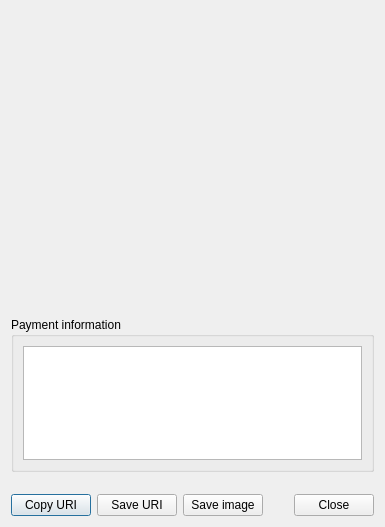
<?xml version="1.0" encoding="UTF-8"?>
<ui version="4.0">
 <class>ShowPaymentRequestDialog</class>
 <widget class="QDialog" name="ShowPaymentRequestDialog">
  <property name="geometry">
   <rect>
    <x>0</x>
    <y>0</y>
    <width>385</width>
    <height>527</height>
   </rect>
  </property>
  <property name="minimumSize">
   <size>
    <width>385</width>
    <height>400</height>
   </size>
  </property>
  <property name="maximumSize">
   <size>
    <width>16777215</width>
    <height>16777215</height>
   </size>
  </property>
  <property name="windowTitle">
   <string>Payment request</string>
  </property>
  <layout class="QVBoxLayout" name="verticalLayout">
   <item>
    <layout class="QHBoxLayout" name="horizontalLayout_2">
     <property name="spacing">
      <number>6</number>
     </property>
     <property name="sizeConstraint">
      <enum>QLayout::SetDefaultConstraint</enum>
     </property>
     <property name="bottomMargin">
      <number>0</number>
     </property>
     <item>
      <widget class="WalletGui::QRLabel" name="m_requestQRlabel">
       <property name="enabled">
        <bool>true</bool>
       </property>
       <property name="sizePolicy">
        <sizepolicy hsizetype="Fixed" vsizetype="Fixed">
         <horstretch>0</horstretch>
         <verstretch>0</verstretch>
        </sizepolicy>
       </property>
       <property name="minimumSize">
        <size>
         <width>300</width>
         <height>300</height>
        </size>
       </property>
       <property name="maximumSize">
        <size>
         <width>300</width>
         <height>300</height>
        </size>
       </property>
       <property name="baseSize">
        <size>
         <width>300</width>
         <height>300</height>
        </size>
       </property>
       <property name="text">
        <string/>
       </property>
       <property name="scaledContents">
        <bool>true</bool>
       </property>
      </widget>
     </item>
    </layout>
   </item>
   <item>
    <widget class="QGroupBox" name="m_paymentRequestContent">
     <property name="minimumSize">
      <size>
       <width>0</width>
       <height>150</height>
      </size>
     </property>
     <property name="title">
      <string>Payment information</string>
     </property>
     <layout class="QGridLayout" name="gridLayout">
      <item row="0" column="0">
       <widget class="QTextEdit" name="m_paymentRequestUriText">
        <property name="whatsThis">
         <string/>
        </property>
        <property name="readOnly">
         <bool>true</bool>
        </property>
       </widget>
      </item>
     </layout>
    </widget>
   </item>
   <item>
    <spacer name="verticalSpacer">
     <property name="orientation">
      <enum>Qt::Vertical</enum>
     </property>
     <property name="sizeHint" stdset="0">
      <size>
       <width>20</width>
       <height>94</height>
      </size>
     </property>
    </spacer>
   </item>
   <item>
    <layout class="QHBoxLayout" name="horizontalLayout">
     <item>
      <widget class="QPushButton" name="m_copyUriButton">
       <property name="text">
        <string>Copy URI</string>
       </property>
      </widget>
     </item>
     <item>
      <widget class="QPushButton" name="m_saveUriButton">
       <property name="text">
        <string>Save URI</string>
       </property>
      </widget>
     </item>
     <item>
      <widget class="QPushButton" name="m_saveImageButton">
       <property name="text">
        <string>Save image</string>
       </property>
      </widget>
     </item>
     <item>
      <spacer name="horizontalSpacer">
       <property name="orientation">
        <enum>Qt::Horizontal</enum>
       </property>
       <property name="sizeHint" stdset="0">
        <size>
         <width>40</width>
         <height>20</height>
        </size>
       </property>
      </spacer>
     </item>
     <item>
      <widget class="QPushButton" name="m_closeButton">
       <property name="text">
        <string>Close</string>
       </property>
      </widget>
     </item>
    </layout>
   </item>
  </layout>
 </widget>
 <customwidgets>
  <customwidget>
   <class>WalletGui::QRLabel</class>
   <extends>QLabel</extends>
   <header>gui/QRLabel.h</header>
  </customwidget>
 </customwidgets>
 <resources/>
 <connections>
  <connection>
   <sender>m_closeButton</sender>
   <signal>clicked()</signal>
   <receiver>ShowPaymentRequestDialog</receiver>
   <slot>accept()</slot>
   <hints>
    <hint type="sourcelabel">
     <x>538</x>
     <y>285</y>
    </hint>
    <hint type="destinationlabel">
     <x>294</x>
     <y>156</y>
    </hint>
   </hints>
  </connection>
  <connection>
   <sender>m_copyUriButton</sender>
   <signal>clicked()</signal>
   <receiver>ShowPaymentRequestDialog</receiver>
   <slot>copyUri()</slot>
   <hints>
    <hint type="sourcelabel">
     <x>44</x>
     <y>441</y>
    </hint>
    <hint type="destinationlabel">
     <x>159</x>
     <y>231</y>
    </hint>
   </hints>
  </connection>
  <connection>
   <sender>m_saveUriButton</sender>
   <signal>clicked()</signal>
   <receiver>ShowPaymentRequestDialog</receiver>
   <slot>saveUri()</slot>
   <hints>
    <hint type="sourcelabel">
     <x>119</x>
     <y>441</y>
    </hint>
    <hint type="destinationlabel">
     <x>159</x>
     <y>231</y>
    </hint>
   </hints>
  </connection>
  <connection>
   <sender>m_saveImageButton</sender>
   <signal>clicked()</signal>
   <receiver>ShowPaymentRequestDialog</receiver>
   <slot>saveQRcodeToFile()</slot>
   <hints>
    <hint type="sourcelabel">
     <x>194</x>
     <y>441</y>
    </hint>
    <hint type="destinationlabel">
     <x>159</x>
     <y>231</y>
    </hint>
   </hints>
  </connection>
 </connections>
 <slots>
  <slot>copyUri()</slot>
  <slot>saveUri()</slot>
  <slot>saveQRcodeToFile()</slot>
 </slots>
</ui>
